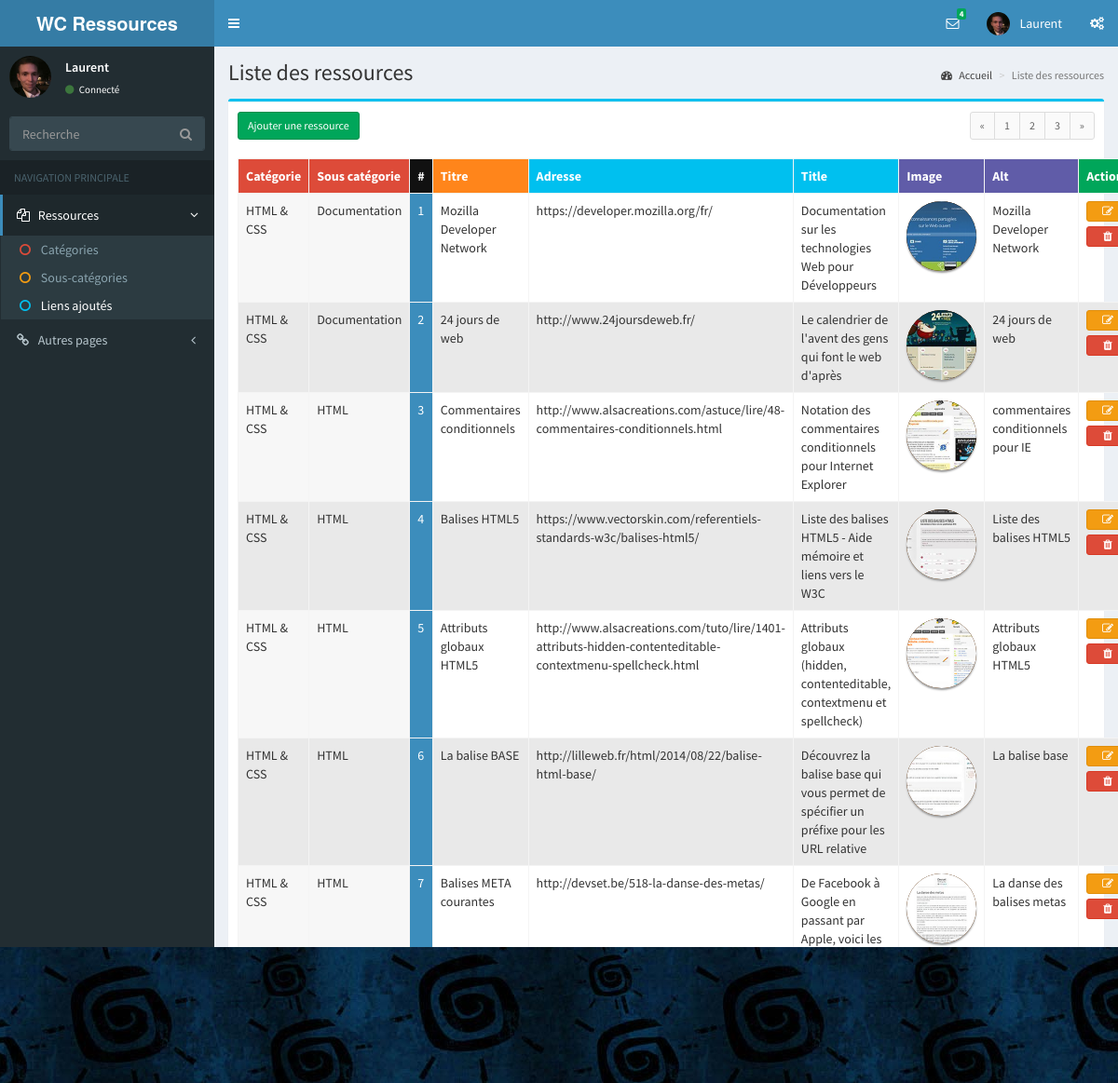
Screenshot of /index.php?p=admin_ressources (signed in) with the database file from the repository.
### tables this page shows
CREATE TABLE `ressources` (
	`ressource_id` int(4) NOT NULL AUTO_INCREMENT,
	  `sous_categ_id` int(2) NOT NULL,
	  `ressource_titre` varchar(255) NOT NULL,
	  `ressource_url_href` text NOT NULL,
	  `ressource_url_title` text NOT NULL,
	  `ressource_img_src` varchar(255) NOT NULL,
	  `ressource_img_alt` text,
	  `ressource_date` date DEFAULT NULL,
	  `is_visible` enum('0','1') NOT NULL DEFAULT '1',
	  PRIMARY KEY (ressource_id)
	);

CREATE TABLE `categories` (
	`categorie_id` int(2) NOT NULL AUTO_INCREMENT,
	  `categorie_titre` varchar(50) NOT NULL,
	  `is_visible` enum('0','1') NOT NULL DEFAULT '1',
	  PRIMARY KEY (categorie_id)
	);

CREATE TABLE `sous_categs` (
	`sous_categ_id` int(2) NOT NULL AUTO_INCREMENT,
	  `categorie_id` int(2) NOT NULL,
	  `sous_categ_titre` varchar(50) NOT NULL,
	  `is_visible` enum('0','1') NOT NULL DEFAULT '1',
	  PRIMARY KEY (sous_categ_id)
	);

### controler/admin_ressources.php (called while the page is built, shortened)
<?php
if(!isset($_SESSION["admin_user_id"]) || empty($_SESSION["admin_user_id"]) || !is_numeric($_SESSION["admin_user_id"])){
    $post_login = "";
    $msg = "";
    $page = "login";
}else{
    include_once("lib/ressources.php");
    $get_action = isset($_GET["action"]) ? $_GET["action"] : "liste";
    switch($get_action){
        case "liste":
            $result = getRessources(0);
            $page = "admin_ressources_liste";
            break;
    }
}
?>

### lib/ressources.php (called while the page is built, shortened)
<?php
function getRessources($id){
    if($id > 0){
        $sql = "SELECT R.ressource_id, R.ressource_titre, R.ressource_url_href, R.ressource_url_title, R.ressource_img_src, R.ressource_img_alt, R.is_visible, R.sous_categ_id, S.sous_categ_titre, C.categorie_id, C.categorie_titre
				FROM ressources R, categories C, sous_categs S
				WHERE R.sous_categ_id = S.sous_categ_id
				AND S.categorie_id = C.categorie_id
				AND R.ressource_id = $id;";
    }else{
        $sql = "SELECT R.ressource_id, R.ressource_titre, R.ressource_url_href, R.ressource_url_title, R.ressource_img_src, R.ressource_img_alt, R.is_visible, R.sous_categ_id, S.sous_categ_titre, C.categorie_id, C.categorie_titre
				FROM ressources R, sous_categs S, categories C
				WHERE R.sous_categ_id = S.sous_categ_id
				AND S.categorie_id = C.categorie_id
				ORDER BY R.ressource_id ASC;";
    }
    return requeteResultat($sql);
}
?>

### base/fct_db.php (called while the page is built, shortened)
<?php
function requeteResultat($query){
    global $mysqli;
    if ($result = $mysqli->query($query)) {
        $answer = array();
        if($result->num_rows == 0){
            return false;
        }else{
            while($data = $result->fetch_assoc()) {
                $answer[] = $data;
            }
            return $answer;
        }
    }
}
?>

### base/fct_global.php (called while the page is built, shortened)
<?php
function convertFromDB($txt){
    return stripslashes($txt);
}
?>

### view/admin_ressources_liste.php (the view, shortened to what this page needs)
      <section class="content-header">
        <h1>Liste des ressources</h1>
        <ol class="breadcrumb">
          <li><a href="index.php?p=login"><i class="fa fa-dashboard"></i> Accueil</a></li>
          <li class="active">Liste des ressources</li>
        </ol>
      </section>
      <section class="content">
<div class="row">
	<div class="col-md-12">
		<div class="box box-info">
		<div class="box-footer clearfix">
		<div><a class='btn btn-sm btn-success pull-left' href="index.php?p=admin_ressources&action=add">Ajouter une ressource</a></div>
			  <ul class="pagination pagination-sm no-margin pull-right">
				<li><a href="#">&laquo;</a></li>
				<li><a href="#">1</a></li>
				<li><a href="#">2</a></li>
				<li><a href="#">3</a></li>
				<li><a href="#">&raquo;</a></li>
			  </ul>
		</div>
              <div class="box-body">
                <table class="table table-bordered table-perso">
                  <tr>
                    <th style="width: 100px" class="bg-red">Catégorie</th>
                    <th style="width: 100px" class="bg-red">Sous catégorie</th>
                    <th style="width: 10px" class="bg-black">#</th>
                    <th class="bg-orange">Titre</span></th>
                    <th class="bg-aqua">Adresse</th>
                    <th class="bg-aqua">Title</th>
                    <th class="bg-purple">Image</th>
                    <th class="bg-purple">Alt</th>
                    <th style="width: 50px" class="bg-green">Actions</th>
                  </tr>
                  <?php
                  if(is_array($result)){
                      foreach($result as $r){
                          $categorie_titre     = convertFromDB($r["categorie_titre"]);
                          $sous_categ_titre    = convertFromDB($r["sous_categ_titre"]);
					$ressource_id        = convertFromDB($r["ressource_id"]);
                          $ressource_titre     = convertFromDB($r["ressource_titre"]);
                          $ressource_url_href  = convertFromDB($r["ressource_url_href"]);
                          $ressource_url_title = convertFromDB($r["ressource_url_title"]);
                          $ressource_img_src   = convertFromDB($r["ressource_img_src"]);
                          $ressource_img_alt   = convertFromDB($r["ressource_img_alt"]);
                          $is_visible          = convertFromDB($r["is_visible"]);
                          $class_visible = "";
                          ?>
                          <tr>
                              <td class='bg-gray-light<?php echo $class_visible; ?>'><?php echo $categorie_titre; ?></td>
                              <td class='bg-gray-light<?php echo $class_visible; ?>'><?php echo $sous_categ_titre; ?></td>
						<td class='bg-light-blue<?php echo $class_visible; ?>'><?php echo $ressource_id; ?></td>
                              <td class='<?php echo $class_visible; ?>'><?php echo $ressource_titre; ?></td>
                              <td class='<?php echo $class_visible; ?>'><?php echo $ressource_url_href; ?></td>
                              <td class='<?php echo $class_visible; ?>'><?php echo $ressource_url_title; ?></td>
                              <td class='miniature<?php echo $class_visible; ?>'><img class="img-circle" src="upload/ressources/<?php echo $ressource_img_src; ?>" width="75" height="75"></td>
                              <td class='<?php echo $class_visible; ?>'><?php echo $ressource_img_alt; ?></td>
                              <td>
                                  <?php
                                  if($is_visible == "1"){
                                  ?>
							<a class='btn btn-warning btn-xs btn-block' href='index.php?p=admin_ressources&action=update&id=<?php echo $ressource_id; ?>' title='Modifier'><i class="fa fa-edit "></i></a>
							<a class='btn btn-danger btn-xs btn-block' href='index.php?p=admin_ressources&action=delete&id=<?php echo $ressource_id; ?>' onclick="return confirm('Confirmer la suppression')" title='Supprimer'><i class="fa fa-trash"></i></a>
							<?php
                                  }
                                  ?>
                              </td>
                          </tr>
                          <?php
                      }
                  }
                  ?>
                </table>
              </div>
		<div class="box-footer clearfix">
			<div><a class='btn btn-sm btn-success pull-left' href="index.php?p=admin_ressources&action=add">Ajouter une ressource</a></div>
		</div>
            </div>
	</div>
</div>
</section>

### index.php (shortened to what this page needs)
<?php
$page = isset($_GET["p"]) ? $_GET["p"] : "admin_unlog";
if(file_exists("controler/".$page.".php")){
    include_once("controler/".$page.".php");
}else{
    include_once("erreurs/404.php");
    exit;
}
$verif_login = array("login");
if(in_array($page, $verif_login)){
    $section = "admin";
}else{
    if(preg_match("/^admin/i", $page)) {
        $section = "admin";
    }else{
        $section = "public";
    }
}
switch($section){
    case "admin":
        include_once("include/back-off.php");
        break;
}
?>

### include/back-off.php (shortened to what this page needs)
<!DOCTYPE html>
<html>
  <head>
    <link rel="stylesheet" href="bootstrap/css/bootstrap.min.css">
    <link rel="stylesheet" href="https://maxcdn.bootstrapcdn.com/font-awesome/4.4.0/css/font-awesome.min.css">
    <link rel="stylesheet" href="https://code.ionicframework.com/ionicons/2.0.1/css/ionicons.min.css">
    <link rel="stylesheet" href="dist/css/AdminLTE.css">
	<link rel="stylesheet" href="dist/css/skins/skin-blue.min.css">
  </head>
  <body class="hold-transition skin-blue layout-boxed">
    <div class="wrapper">
      <header class="main-header">
        <a href="index.php?p=login&action=accueil" class="logo">
          <span class="logo-lg"><b>WC Ressources</b></span>
        </a>
        <nav class="navbar navbar-static-top" role="navigation">
          <a href="#" class="sidebar-toggle" data-toggle="offcanvas" role="button">
          </a>
          <div class="navbar-custom-menu">
            <ul class="nav navbar-nav">
			<?php
                if(isset($_SESSION["admin_user_id"]) && !empty($_SESSION["admin_user_id"]) && is_numeric($_SESSION["admin_user_id"])){
            ?>
              <li class="dropdown messages-menu">
                <a href="#" class="dropdown-toggle" data-toggle="dropdown">
                  <i class="fa fa-envelope-o"></i>
                  <span class="label label-success">4</span>
                </a>
              </li>
              <li class="dropdown user user-menu">
                <a href="#" class="dropdown-toggle" data-toggle="dropdown">
                  <img src="dist/img/user2-160x160.jpg" class="user-image" alt="User Image">
                  <span class="hidden-xs"><?php echo $_SESSION["admin_pseudo"]; ?></span>
                </a>
              </li>
              <li>
                <a href="#" data-toggle="control-sidebar"><i class="fa fa-gears"></i></a>
              </li>
			  <?php
                }
              ?>
            </ul>
          </div>
        </nav>
      </header>
      <aside class="main-sidebar">
        <section class="sidebar">
		<?php
			if(isset($_SESSION["admin_user_id"]) && !empty($_SESSION["admin_user_id"]) && is_numeric($_SESSION["admin_user_id"])){
		?>
          <div class="user-panel">
            <div class="pull-left image">
              <img src="dist/img/user2-160x160.jpg" class="img-circle" alt="User Image">
            </div>
            <div class="pull-left info">
              <p><?php echo $_SESSION["admin_pseudo"]; ?></p>
              <a href="#"><i class="fa fa-circle text-success"></i> Connecté</a>
            </div>
          </div>
          <form action="#" method="get" class="sidebar-form">
            <div class="input-group">
              <input type="text" name="q" class="form-control" placeholder="Recherche">
              <span class="input-group-btn">
                <button type="submit" name="search" id="search-btn" class="btn btn-flat"><i class="fa fa-search"></i></button>
              </span>
            </div>
          </form>
          <ul class="sidebar-menu">
            <li class="header">NAVIGATION PRINCIPALE</li>
            <li class="treeview<?php if ($page == 'admin_categories_liste' || $page == 'admin_sous_categs_liste' || $page == 'admin_ressources_liste'){echo ' active';} ?>">
				<a href="#"><i class="fa fa-files-o"></i> <span>Ressources</span> <i class="fa fa-angle-left pull-right"></i></a>
				<ul class="treeview-menu">
					<li<?php if ($page == 'admin_categories_liste'){echo ' class="active"';} ?>><a href="index.php?p=admin_categories"><i class="fa fa-circle-o text-red"></i> Catégories</a></li>
					<li<?php if ($page == 'admin_sous_categs_liste'){echo ' class="active"';} ?>><a href="index.php?p=admin_sous_categs"><i class="fa fa-circle-o text-yellow"></i> Sous-catégories</a></li>
					<li<?php if ($page == 'admin_ressources_liste'){echo ' class="active"';} ?>><a href="index.php?p=admin_ressources"><i class="fa fa-circle-o text-aqua"></i> Liens ajoutés</a></li>
				</ul>
			</li>
            <li class="treeview">
				<a href="#"><i class="fa fa-link"></i> <span>Autres pages</span> <i class="fa fa-angle-left pull-right"></i></a>
			</li>
          </ul>
		  <?php
			}
		  ?>
        </section>
      </aside>
      <div class="content-wrapper">
		<?php
			if(file_exists("view/".$page.".php")){
				include_once("view/".$page.".php");
			}else{
				echo "<h2>Erreur !</h2>";
				echo "<p>Vue non définie</p>";
				exit;
			}
		?>
      </div>
    </div>
  </body>
</html>

### rows the page displays
ressources: categories.categorie_titre "HTML & CSS", sous_categ.sous_categ_titre "Documentation", ressource_id "1", ressource_titre "Mozilla Developer Network", ressource_url_href "https://developer.mozilla.org/fr/", ressource_url_title "Documentation sur les technologies Web pour Développeurs", ressource_img_src (picture), ressource_img_alt "Mozilla Developer Network"
ressources: categories.categorie_titre "HTML & CSS", sous_categ.sous_categ_titre "Documentation", ressource_id "2", ressource_titre "24 jours de web", ressource_url_href "http://www.24joursdeweb.fr/", ressource_url_title "Le calendrier de l'avent des gens qui font le web d'après", ressource_img_src (picture), ressource_img_alt "24 jours de web"
ressources: categories.categorie_titre "HTML & CSS", sous_categ.sous_categ_titre "HTML", ressource_id "3", ressource_titre "Commentaires conditionnels", ressource_url_href "http://www.alsacreations.com/astuce/lire/48-commentaires-conditionnels.html", ressource_url_title "Notation des commentaires conditionnels pour Internet Explorer", ressource_img_src (picture), ressource_img_alt "commentaires conditionnels pour IE"
ressources: categories.categorie_titre "HTML & CSS", sous_categ.sous_categ_titre "HTML", ressource_id "4", ressource_titre "Balises HTML5", ressource_url_href "https://www.vectorskin.com/referentiels-standards-w3c/balises-html5/", ressource_url_title "Liste des balises HTML5 - Aide mémoire et liens vers le W3C", ressource_img_src (picture), ressource_img_alt "Liste des balises HTML5"
ressources: categories.categorie_titre "HTML & CSS", sous_categ.sous_categ_titre "HTML", ressource_id "5", ressource_titre "Attributs globaux HTML5", ressource_url_href "http://www.alsacreations.com/tuto/lire/1401-attributs-hidden-contenteditable-contextmenu-spellcheck.html", ressource_url_title "Attributs globaux (hidden, contenteditable, contextmenu et spellcheck)", ressource_img_src (picture), ressource_img_alt "Attributs globaux HTML5"
ressources: categories.categorie_titre "HTML & CSS", sous_categ.sous_categ_titre "HTML", ressource_id "6", ressource_titre "La balise BASE", ressource_url_href "http://lilleweb.fr/html/2014/08/22/balise-html-base/", ressource_url_title "Découvrez la balise base qui vous permet de spécifier un préfixe pour les URL relative", ressource_img_src (picture), ressource_img_alt "La balise base"
ressources: categories.categorie_titre "HTML & CSS", sous_categ.sous_categ_titre "HTML", ressource_id "7", ressource_titre "Balises META courantes", ressource_url_href "http://devset.be/518-la-danse-des-metas/", ressource_url_title "De Facebook à Google en passant par Apple, voici les balises META les plus courantes", ressource_img_src (picture), ressource_img_alt "La danse des balises metas"

### other values shown
$_SESSION["admin_pseudo"] "Laurent"
